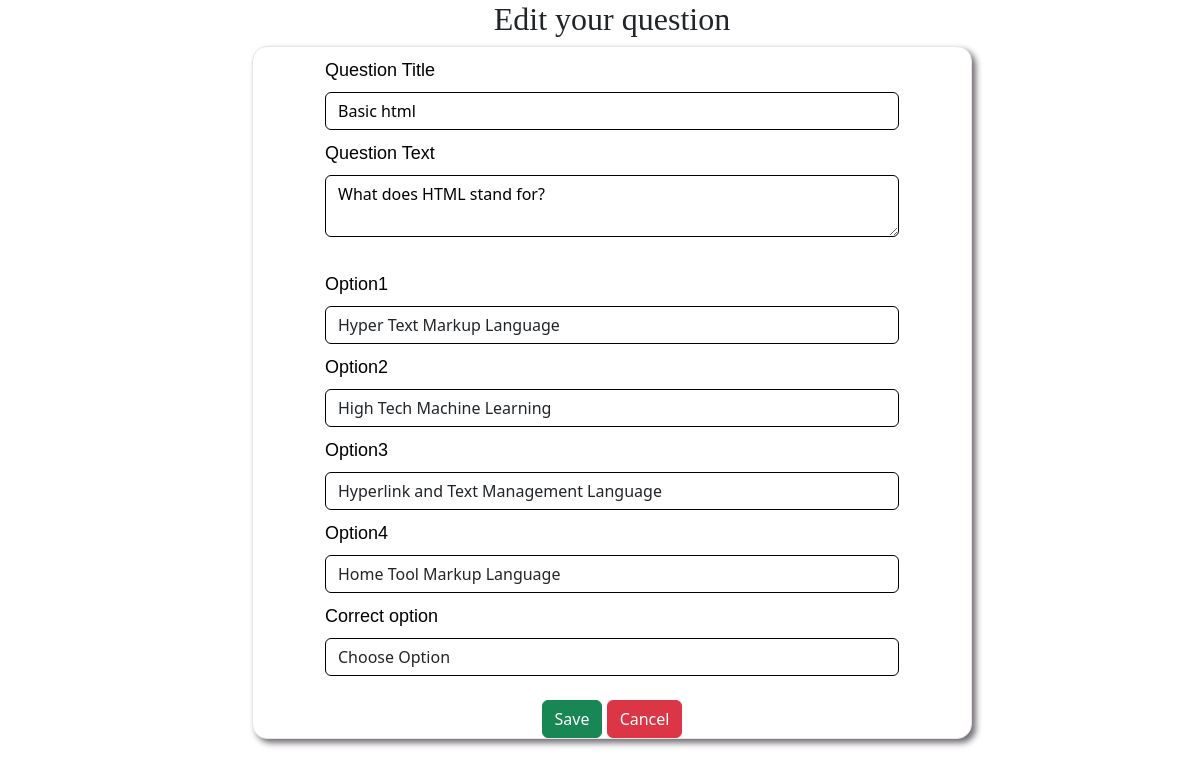
/question/edit/1, run on the app's committed database.
### models.py (models this page shows)
class Question(db.Model):
    id =db.Column(db.Integer, primary_key=True, autoincrement=True)
    quiz_id=db.Column(db.Integer, db.ForeignKey('quiz.id', name='FK_question_quiz_id'), nullable=False)
    question_title=db.Column(db.String(200), nullable=False)
    question_text=db.Column(db.String(200), nullable=False)
    option1=db.Column(db.String(100), nullable=False)
    option2=db.Column(db.String(100), nullable=False)
    option3=db.Column(db.String(100), nullable=False)
    option4=db.Column(db.String(100), nullable=False)
    correct_option=db.Column(db.Integer, nullable=False)

### routes.py (the view, shortened to what this page needs)
@app.route('/question/edit/<int:question_id>', methods=['GET', 'POST'])
def edit_question(question_id):
    question= Question.query.get_or_404(question_id)
    print(question.__dict__)
    return render_template('edit_question.html', question=question)

### templates/edit_question.html (shortened to what this page needs)
<!DOCTYPE html>
<html lang="en">
<head>
    <link rel="stylesheet" href="{{ url_for('static', filename= 'style_index.css') }}">
    <link href="https://cdn.jsdelivr.net/npm/bootstrap@5.3.2/dist/css/bootstrap.min.css" rel="stylesheet">
    <link rel="stylesheet" href="https://cdnjs.cloudflare.com/ajax/libs/aos/2.3.4/aos.css">
    <link rel="stylesheet" href="https://cdnjs.cloudflare.com/ajax/libs/font-awesome/6.7.2/css/all.min.css">
    <link href="https://cdn.jsdelivr.net/npm/bootstrap@5.3.3/dist/css/bootstrap.min.css" rel="stylesheet">
</head>
<body>
    <div class="add-main">
    <div class="logmor" style="position: relative ; width:60%; left:21%;">
        <h2 style="text-align: center; padding-top:0%; font-family:Georgia, 'Times New Roman', Times, serif">Edit your question</h2>
        <div class="q-form">
         <form method="post" class="log-form">
            <div>
                <label for="question_title" class="form-label"  style="color:rgb(0, 0, 0);text-shadow:none;">Question Title</label>
                <input type="text" name="question_title" id="question_title" class="form-control" value="{{ question.question_title }}" required style="border: 1px solid black; color:rgb(0, 0, 0);text-shadow:none;">
            </div>
            <div>
                <label for="question_text" class="form-label"  style="color:rgb(0, 0, 0);text-shadow:none;">Question Text</label>
                <textarea name="question_text" id="question_text" class="form-control" required style="border: 1px solid black; color:rgb(0, 0, 0);text-shadow:none;">{{ question.question_text }}</textarea>
            </div>
            <br>
            <div>
                <label for="option1" class="form-label"  style="color:rgb(0, 0, 0);text-shadow:none;">Option1</label>
                <input type="text" name="option1" id="option1" class="form-control" value="{{ question.option1 }}" style="border: 1px solid black;">
            </div>
            <div>
                <label for="option2" class="form-label"  style="color:rgb(0, 0, 0);text-shadow:none;">Option2</label>
                <input type="text" name="option2" id="option2" class="form-control" value="{{ question.option2 }}" style="border: 1px solid black;" >
            </div>
            <div>
                <label for="option3" class="form-label"  style="color:rgb(0, 0, 0);text-shadow:none;">Option3</label>
                <input type="text" name="option3" id="option3" class="form-control" value="{{ question.option3 }}" style="border: 1px solid black;">
            </div>
            <div>
                <label for="option4" class="form-label" style="color:rgb(0, 0, 0);text-shadow:none;">Option4</label>
                <input type="text" name="option4" id="option4" class="form-control" value="{{ question.option4 }}"style="border: 1px solid black;"  >
            </div>
            <div>
                <label for="correct_option" class="form-label"  style="color:rgb(0, 0, 0);text-shadow:none;">Correct option</label>
                <select name="correct_option" id="correct_option" class="form-control" required style="border: 1px solid black;">
                    <option value="" disabled selected>Choose Option</option>
                </select>
                </div>
                <br>
                <div class="edfoo" style="text-align: center;">
                <div style="display: inline-block;">
                    <button type="submit" class="btn btn-success">Save</button>
                </div>
                <div style="display: inline-block;">
                    <a href="{{ url_for('admin') }}" class="btn btn-danger">Cancel</a>
                </div>
                </div>
            </div>
    </div>
</div>
</body>
</html>

### static/style_index.css (style rules this page uses)
body,html { height: 100%; margin: 0%; padding: 0%; background: none !important; }
.form-label { color: rgb(255, 255, 255); font-family:Verdana, Geneva, Tahoma, sans-serif; padding-top: 10px; text-shadow: 1px 1px 2px black; font-size: large; }
.form-control { background-color: whitesmoke; }
.add-main { width: 100%; height: 80vh; margin: 0; padding: 0; }
.q-form { border: 1px solid rgb(236, 227, 227); width: 100%; padding-right: 10%; padding-left: 10%; border-radius: 15px; backdrop-filter: blur; background: #ffffff; box-shadow: 4px 4px 6px rgb(113, 110, 116); }

### data on the page
Question: question_title "Basic html", question_text "What does HTML stand for?", option1 "Hyper Text Markup Language", option2 "High Tech Machine Learning", option3 "Hyperlink and Text Management Language", option4 "Home Tool Markup Language"
